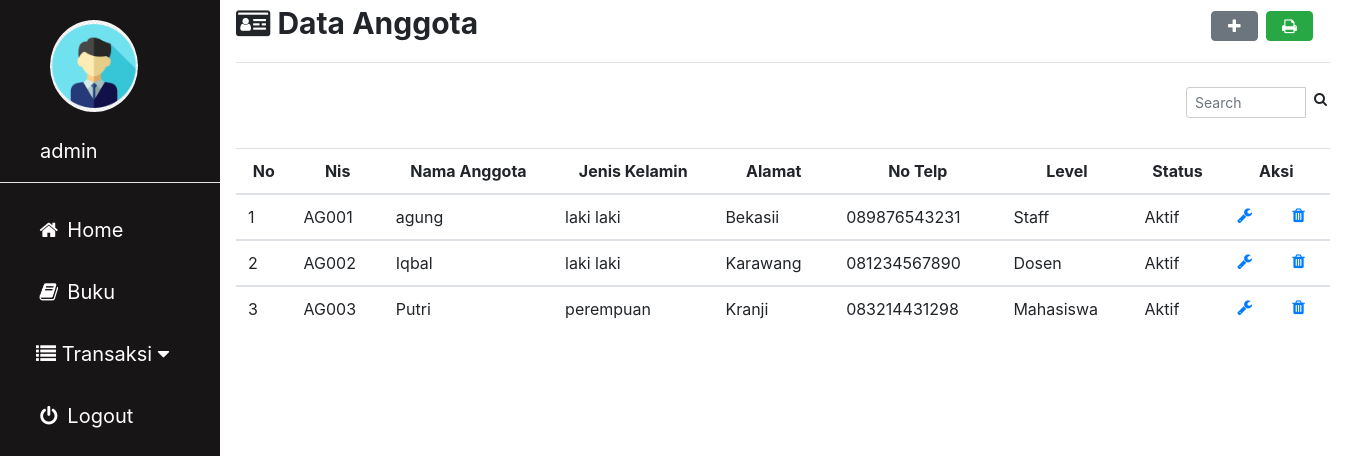
Screenshot of /admin/anggota.php (signed in) with the database file from the repository.
### tables this page shows
CREATE TABLE `anggota` (
  `nis` varchar(10) NOT NULL,
  `nama_anggota` varchar(50) NOT NULL,
  `jk` enum('laki laki','perempuan') NOT NULL,
  `alamat` text NOT NULL,
  `no_telp` varchar(13) NOT NULL,
  `id_level` int(2) NOT NULL,
  `status` varchar(50) NOT NULL
);

CREATE TABLE `level` (
  `id_level` int(2) NOT NULL,
  `nama_level` varchar(50) NOT NULL
);

### admin/anggota.php (the view, shortened to what this page needs)
<?php
include'sidebar.php';
 ?>
 <html>
 <head>
 <link rel="stylesheet" href="../img/csskonten.css">
 <link rel="stylesheet" href="../css/bootstrap.css">
<link rel="stylesheet" href="../img/cssform.css">
 </head>
 <body>
 <div class="main">
   <b><i class="fa fa-id-card"></i> Data Anggota</b><a href="#" rel="tooltip" title="Tambah Data Anggota"><button type="button" name="button" class="btn btn-secondary" style="margin-left:67%" onclick="document.getElementById('id01').style.display='block'"><i class="fa fa-fw fa-plus"></i></button>
   </a><a href="anggota_print.php" target="blank" rel="tooltip" title="Print Data Buku"><button type="button" name="button" class="btn btn-success" ><i class="fa fa-fw fa-print"></i></button></a>
<hr>
<form class="" action="" method="post">
                <div class="input-group input-group-sm" style="width: 150px; margin-left: 950px;">
                  <input type="text" name="search" class="form-control float-right" placeholder="Search">
                  <div class="input-group-append">
                    <button type="submit" class="btn btn-default"><i class="fa fa-search"></i></button>
                  </div>
                </div>
                </form>
    <table class="table table-hover">
      <thead align=center>
        <tr>
          <th scope="col">No</th>
          <th scope="col">Nis</th>
          <th scope="col">Nama Anggota</th>
          <th scope="col">Jenis Kelamin</th>
          <th scope="col">Alamat</th>
          <th scope="col">No Telp</th>
          <th scope="col">Level</th>
          <th scope="col">Status</th>
          <th scope="col" colspan="2">Aksi</th>
        </tr>
      </thead>
      <?php
      if(isset($_POST['search'])){
        $param = $_POST['search'];
        $asd = $koneksi->prepare("SELECT * FROM anggota WHERE nis LIKE :1 OR nama_anggota LIKE :1 ");
        $asd->bindParam(':1', $param);
        $asd->execute();
      }else{
      $asd = $koneksi -> prepare("SELECT * FROM anggota");
      $asd -> execute();
    }
      $i = 1;
      while($data = $asd -> fetch()){
      $id = $data['id_level'];
      $lev = $koneksi -> prepare("SELECT * FROM level WHERE id_level = :level");
      $lev -> bindParam(':level', $id);
      $lev -> execute();
      $hasil = $lev -> fetch();
      ?>
      <tbody>
        <tr>
          <td><?php echo $i ?></td>
          <td><?php echo $data['nis']; ?></td>
          <td><?php echo $data['nama_anggota']; ?></td>
          <td><?php echo $data['jk']; ?></td>
          <td><?php echo $data['alamat']; ?></td>
          <td><?php echo $data['no_telp']; ?></td>
          <td><?php echo $hasil['nama_level']; ?></td>
          <td><?php echo $data['status']; ?></td>
          <td>
            <a rel="tooltip" title="Edit" href="anggota_edit.php?agung=<?php echo $data['nis']; ?>">
            <i class="fa fa-fw fa-wrench"></i></a>
          </td>
          <td>
            <a rel="tooltip" title="Hapus" href="anggota_proses.php?prabowo=hapus&app=<?php echo $data['nis']; ?>">
            <i class="fa fa-fw fa-trash"></i></a>
          </td>
        </tr>
      </tbody>
    <?php $i++;  } ?>
    </table>
   </div>
 </body>
 </html>

### admin/sidebar.php (shortened to what this page needs)
<html>
<head>
<link rel="stylesheet" href="../img/cssadmin.css">
<link rel="stylesheet" href="../css/bootstrap.css">
<link rel="stylesheet" href="https://cdnjs.cloudflare.com/ajax/libs/font-awesome/4.7.0/css/font-awesome.min.css">
</head>
<body>
<div class="sidebar">
  <div class="judul">
  <img src="../img/usr.png" alt="user" class="avatar"><br><br>
  <div class="a">
  <?php echo htmlspecialchars((string) ($_SESSION['username']['nama'] ?? ''), ENT_QUOTES, 'UTF-8'); ?>
</div>
<hr style="background-color:white">
  </div>
  <a href="utama_admin.php"><i class="fa fa-fw fa-home"></i> Home</a>
  <a href="buku.php"><i class="fa fa-fw fa-book"></i> Buku</a>
  <div class="dropdown-btn">
  <a><i class="fa fa-list"></i> Transaksi
    <i class="fa fa-caret-down"></i>
  </a></div>
  <a href="../logout.php" onclick="return confirm('apakah anda yakin?')"><i class="fa fa-fw fa-power-off"></i> Logout</a>
</div>
</body>
</html>

### img/cssadmin.css (style rules this page uses)
body { margin: 0; font-family: "Lato", sans-serif; }
.sidebar { margin: 0; padding-left: 0px; padding-top: 20px; width: 220px; background-color: #171515; position: fixed; height: 100%; overflow-x: : hidden ; }
.sidebar a { display: block; color: white; padding: 16px; text-decoration: none; font-size: 20px; margin-left: 20px; }
img.avatar { width: 40%; border-radius: 50%; margin-left: 50px; }
.a { text-align: left; font-size: 20px; margin-left: 40px; }
.judul { color: white; }

### img/csskonten.css (style rules this page uses)
.main { margin-left: 220px; padding: 1px 16px; height: 100%; font-size: 30px; }
input[type=text], input[type=password], select { width: 100%; padding: 5px 5px; margin: 8px 0; display: inline-block; border: 1px solid #ccc; box-sizing: border-box; font-size: 20px; }

### img/cssform.css (style rules this page uses)
input[type=text], input[type=password], select, textarea { width: 100%; padding: 5px 5px; margin: 8px 0; display: inline-block; border: 1px solid #ccc; box-sizing: border-box; font-size: 20px; }
img.avatar { width: 40%; border-radius: 50%; }

### admin/sidebar.php (style rules this page uses)
.dropdown-btn { display: block; color: white; padding: 0px; text-decoration: none; font-size: 20px; margin-left: 0px; }

### rows the page displays
anggota: nis "AG001", nama_anggota "agung", jk "laki laki", alamat "Bekasii", no_telp "089876543231", id_level.nama_level "Staff", status "Aktif"
anggota: nis "AG002", nama_anggota "Iqbal", jk "laki laki", alamat "Karawang", no_telp "081234567890", id_level.nama_level "Dosen", status "Aktif"
anggota: nis "AG003", nama_anggota "Putri", jk "perempuan", alamat "Kranji", no_telp "083214431298", id_level.nama_level "Mahasiswa", status "Aktif"

### other values shown
$_SESSION['username']['nama'] "admin"
